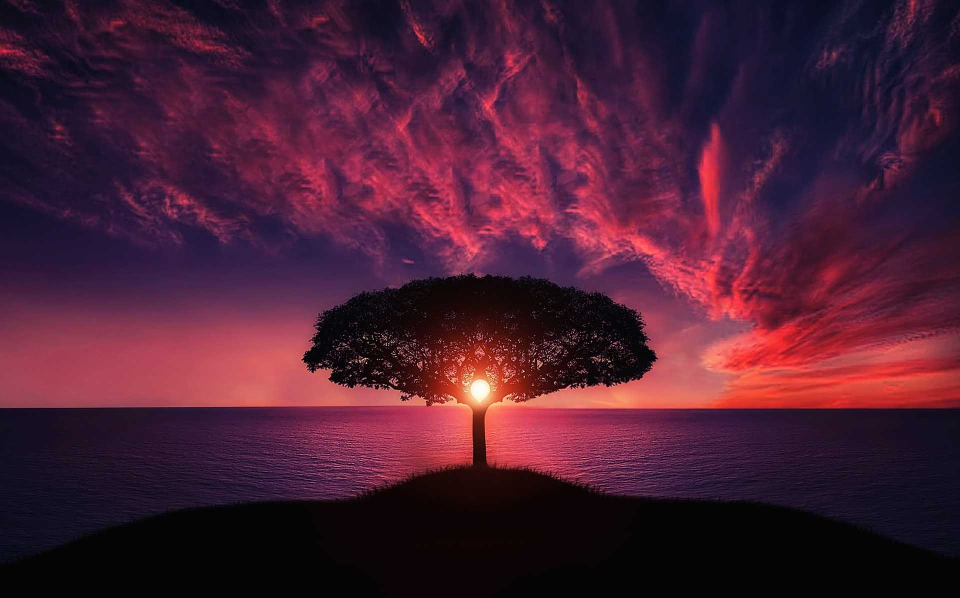
#> input picture 2_Convonutional_neural_network/img.jpg, 1920 x 1195 px (shown at 1/2 size)
$ jupyter execute Basis_image_processing.ipynb
#> lines starting #> are read from the running program, lines starting #| are printed output that depends on the picture
[cell 1]
import numpy as np
import cv2
import matplotlib.pyplot as plt

#### Read an image

[cell 2]
w1 = cv2.imread("img.jpg")
#> w1 is the input picture: shape (1195, 1920, 3); mean B, G, R 51.3, 30.4, 73.8
plt.imshow(w1)   # matplotlib displays the image in BGR format thats why its blue in color
plt.show()

[cell 3]
w1 = cv2.imread('img.jpg')
w1 = cv2.cvtColor(w1,cv2.COLOR_BGR2RGB)
plt.imshow(w1)  # actual image is in RGB not in BGR
plt.show()

[cell 4]
print(w1.shape)   # 3 is color channel
#| (1195, 1920, 3)

#### Pixel intensity of the color varies from 0(black) - 255(white)

#### Based on colors, images are of 3 types
1) Colored Image<br>
It is 3D, height, width and 3rd Dim(color channel) (mostly 3)

2) GrayScale Image<br>
It is 2D, height, width. It has 1 color channel

3) Black and White Image<br>
It is 2D, height, width. It has 1 color channel

#### Reading a GrayScale Image

[cell 5]
w2 = cv2.imread('apple.jpg')
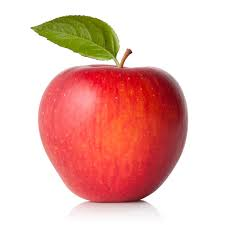
#> input picture 2_Convonutional_neural_network/apple.jpg, 225 x 225 px
#> w2 is the input picture: shape (225, 225, 3); mean B, G, R 178.6, 184.9, 234
# Method - 1
w2_gray = cv2.cvtColor(w2,cv2.COLOR_BGR2GRAY)  #
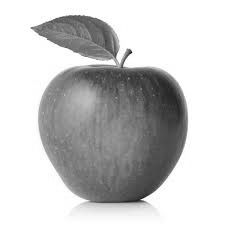
#> w2_gray: shape (225, 225); min 6, max 255, mean 198.9
plt.imshow(w2_gray,'gray')      #
# plt.axis('off')
plt.show()

[cell 6]
w2_gray.shape
#> Out = (225, 225)

[cell 7]
w2[100]
#> Out = 225 rows, first 8: [255, 255, 255], [255, 255, 255], [255, 255, 255], [255, 255, 255], [255, 255, 255], [255, 255, 255], [255, 255, 255], [255, 255, 255]

[cell 8]
w2_gray[100]
#> Out = 225 values, max 255 at index 0, min 36 at index 176, mean 166.8

[cell 9]
print(type(w2))
#| <class 'numpy.ndarray'>

#### Create a image form the scratch

[cell 10]
a = np.zeros((300,300,3))
a[10:50,20:60] = [255,0,0]
a[10:50,250:290] = [0,255,0]
a[100:150,125:160] = [0,0,255]
a[220:250,100:200] = [255,255,255]
plt.imshow(a)
plt.show()
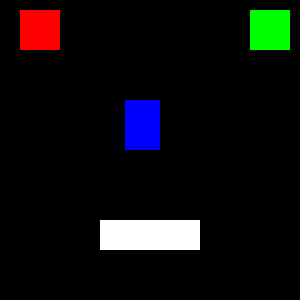
#> shown: shape (300, 300, 3) float64; mean R, G, B 0.0511, 0.0511, 0.0528

### Image In-Painting

[cell 11]
s1 = cv2.imread('kneau.jpg')
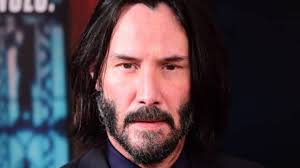
#> input picture 2_Convonutional_neural_network/kneau.jpg, 300 x 168 px
#> s1 is the input picture: shape (168, 300, 3); mean B, G, R 67.8, 60.6, 73
plt.imshow(s1)
plt.show()

[cell 12]
# pt1 = (x1,y1),pt2 = (x2,y2)
w2 = cv2.rectangle(s1,(5,5),(25,30),(255,0,0),2)
#> w2: shape (168, 300, 3)
w2 = cv2.rectangle(s1,(5,35),(25,60),(0,255,0),-1)
w2 = cv2.circle(s1,(200,30),15,(0,0,255),2)    # 200,30 is the center here
w2 = cv2.circle(s1,(50,30),12,(128,128,0),-1)
w2 = cv2.putText(s1,'Kneau',(1,125),cv2.FONT_HERSHEY_TRIPLEX,1,(128,0,0),2)
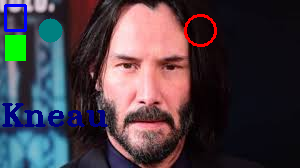
#> w2: shape (168, 300, 3); mean B, G, R 68.5, 60.9, 71.1
plt.imshow(w2)
plt.show()

### Image Filter

[cell 13]
f = cv2.imread('flower.jpg')
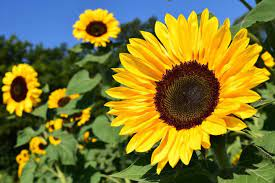
#> input picture 2_Convonutional_neural_network/flower.jpg, 275 x 183 px
#> f is the input picture: shape (183, 275, 3); mean B, G, R 51.3, 120.8, 125
f = cv2.cvtColor(f,cv2.COLOR_BGR2RGB)
plt.imshow(f)
plt.show()

#### Blurring Using the Filter

[cell 14]
k1 = np.ones((3,3))/9
k2 = np.ones((5,5))/25
k3 = np.ones((7,7))/49

r1 = cv2.filter2D(f,-1,k1)
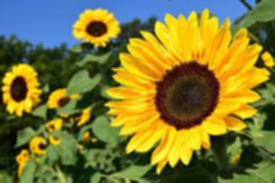
#> r1: shape (183, 275, 3); mean R, G, B 125, 120.8, 51.3
r2 = cv2.filter2D(f,-1,k2)
r3 = cv2.filter2D(f,-1,k3)
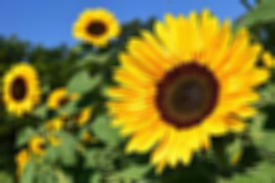
#> r3: shape (183, 275, 3); mean R, G, B 125, 120.8, 51.3

plt.imshow(f),plt.title('Original'),plt.show()
plt.imshow(r1),plt.title('3*3 Filter'),plt.show()
plt.imshow(r2),plt.title('5*5 Filter'),plt.show()
plt.imshow(r3),plt.title('7*7 Filter'),plt.show()

### Sharpening and Embossing

[cell 15]
s1 = cv2.imread('kneau.jpg')
plt.imshow(s1)
plt.show()

[cell 16]
ker_sharp = np.array([[-1,-1,-1],[-1,9,1],[-1,-1,-1]])  # sharpening
ker_emboss = np.array([[0,-1,-1],[1,0,-1],[1,1,1]]) # embossing

[cell 17]
def sharp_emboss(img):
    ker_sharp = np.array([[-1,-1,-1],[-1,9,1],[-1,-1,-1]])  # sharpening
    ker_emboss = np.array([[0,-1,-1],[1,0,-1],[1,1,1]]) # embossing
    res1 = cv2.filter2D(s1,-1,ker_sharp)
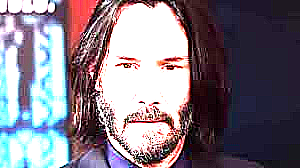
#> res1: shape (168, 300, 3); mean B, G, R 132.2, 120.9, 130.2
    res2 = cv2.filter2D(s1,-1,ker_emboss)
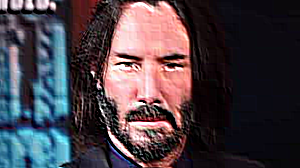
#> res2: shape (168, 300, 3); mean B, G, R 70.9, 63.5, 72.9

    plt.imshow(img),plt.title('Original'),plt.show()
    plt.imshow(res1),plt.title('Sharpend Image'),plt.show()
    plt.imshow(res2),plt.title('Embossed Image'),plt.show()
